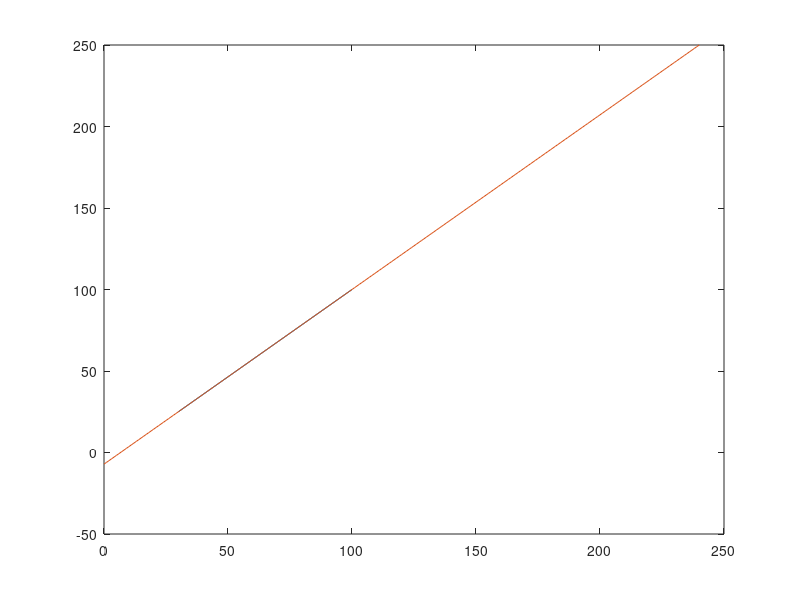

Here is the MATLAB script that generated this plot:
# Ligado
#x = [30,80];
#y = [25,180];

# Desligado
x = [30,100];
y = [25,100];

a = [0:240];

p = polyfit (x, y, 1);

b = polyval(p, a);

plot(x,y,a,b);
